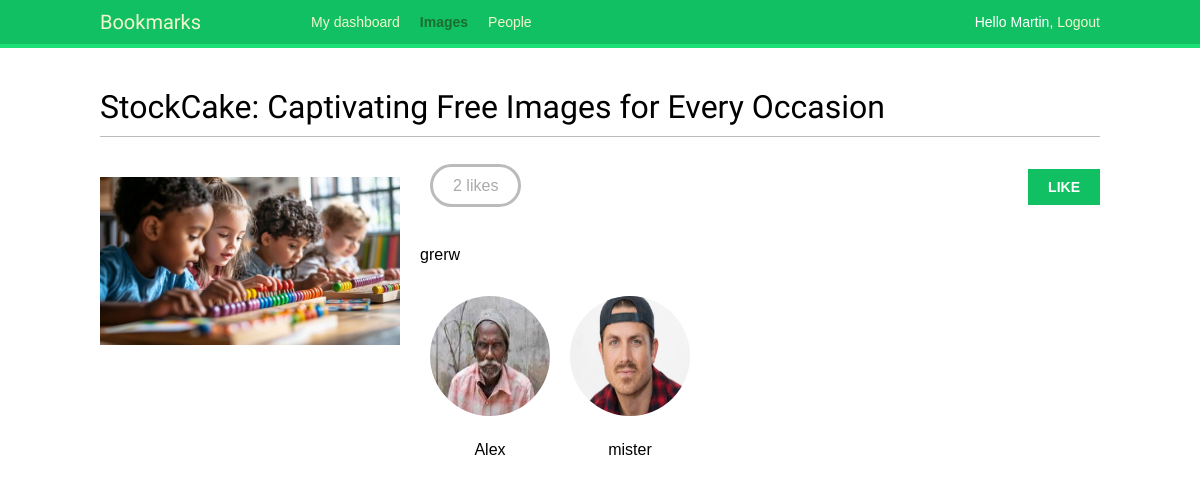
The app's page /images/detail/14/stockcake-captivating-free-images-for-every-occasion/ (signed in) with its own data.
### images/models.py (models this page shows, shortened)
class Image(m.Model):
    user = m.ForeignKey(
        settings.AUTH_USER_MODEL,
        related_name="images_created",
        on_delete=m.CASCADE
    )
    title = m.CharField(max_length=200)
    slug = m.SlugField(max_length=200)
    url = m.URLField(max_length=2000)
    image = m.ImageField(upload_to="images/%Y/%m/%d/")
    description = m.TextField(blank=True)
    created = m.DateField(auto_now_add=True)
    users_like = m.ManyToManyField(settings.AUTH_USER_MODEL,
                                   related_name='images_liked',
                                   blank=True)
    class Meta:
        indexes = [m.Index(fields=["-created"])]
        ordering = ["-created"]

### account/models.py (models this page shows, shortened)
class Profile(models.Model):
    user = models.OneToOneField(settings.AUTH_USER_MODEL, on_delete=models.CASCADE)
    date_of_birth = models.DateField(blank=True, null=True)
    photo = models.ImageField(upload_to="users/%Y/%m/%d/", blank=True)

### images/views.py (the view)
# urls.py: path('detail/<int:id>/<slug:slug>/', views.image_detail, name='detail'),
def image_detail(request, id, slug):
    image = get_object_or_404(Image, id=id, slug=slug)
    return render(request,
                  'images/image/detail.html',
                  {'section': 'images',
                   'image': image})

### images/templates/images/image/detail.html (shortened to what this page needs)
{% extends "base.html" %}
{% block content %}
  <h1>{{ image.title }}</h1>
  {% load thumbnail %}
  <a href="{{ image.image.url }}">
    <img src="{% thumbnail image.image 200x0 %}" class="image-detail" alt="image">
  </a>
  {% with total_likes=image.users_like.count users_like=image.users_like.all %}
    <div class="image-info">
      <div>
        <span class="count">
          <span class="total">{{ total_likes }}</span>
          like{{ total_likes|pluralize }}
        </span>
        <a href="#" data-id="{{ image.id }}" data-action="{% if request.user in users_like %}un{% endif %}like"
        class="like button">
          {% if request.user not in users_like %}
            Like
          {% else %}
            Unlike
          {% endif %}
        </a>
      </div>
      {{ image.description|linebreaks }}
    </div>
    <div class="image-likes">
      {% for user in users_like %}
        <div>
          {% if user.profile.photo %}
            <img src="{{ user.profile.photo.url }}" alt="user photo">
          {% endif %}
          <p>{{ user.first_name }}</p>
        </div>
      {% empty %}
        Nobody likes this image yet.
      {% endfor %}
    </div>
  {% endwith %}
{% endblock content %}

### account/templates/base.html (shortened to what this page needs)
{% load static %}
<!DOCTYPE html>
<html lang="en">
<head>
    <link rel="stylesheet" href="{% static 'css/base1.css' %}">
</head>
<body>
      <div id="header">
        <span class="logo">Bookmarks</span>
        {% if request.user.is_authenticated %}
          <ul class="menu">
            <li {% if section == "dashboard" %}class="selected"{% endif %}>
              <a href="{% url "dashboard" %}">My dashboard</a>
            </li>
            <li {% if section == "images" %}class="selected"{% endif %}>
              <a href="{% url 'images:list'%}">Images</a>
            </li>
            <li {% if section == "people" %}class="selected"{% endif %}>
              <a href="#">People</a>
            </li>
          </ul>
        {% endif %}
        <span class="user">
          {% if request.user.is_authenticated %}
            Hello {{ request.user.first_name|default:request.user.username }},
            <a href="{% url "logout" %}">Logout</a>
          {% else %}
            <a href="{% url "login" %}">Log-in</a>
          {% endif %}
        </span>
      </div>
    <div id="content">
        {% block content %}
        {% endblock %}
    </div>
</body>
</html>

### account/static/css/base1.css (style rules this page uses)
body { margin:0; padding:0; font-family:helvetica, sans-serif; }
p { line-height: 1.8; }
a { color:#12c064; text-decoration:none; }
h1, h2, h3, h4, h5 , h6 { font-family: 'Muli', sans-serif; font-weight:normal; }
h1 { border-bottom:1px solid #bbb; padding:0 0 10px 0; margin:10px 0 20px 0; }
#header { padding:10px 100px; font-size:14px; background:#12c064; color:#fff; border-bottom:4px solid #1cdf78; overflow:auto; }
#header .logo { font-family: 'Muli', sans-serif; float:left; color:#f3f7cc; font-size:20px; margin-right:10%; }
#header ul.menu { list-style:none; float:left; margin:0; padding:0; }
#header ul.menu li { float:left; padding:4px 10px; }
#header ul.menu li.selected a, #header ul.menu li.selected a:hover { color:#1b6d32; font-weight:bold; }
#header a { color:#f3f7cc; }
#header .user { float:right; padding-top:4px; }
#content { padding:30px 100px; }
input[type=submit], a.button { font-weight:bold; background:#12c064; color:#fff; padding:10px 20px; font-size:14px; text-transform:uppercase; }
.image-preview, .image-detail { max-width:300px; float:left; margin:0 20px 20px 0; }
.image-detail { margin-top:20px; }
.image-info div { padding:20px 0; overflow:auto; }
.count { color:#aaa; border:3px solid #bbb; border-radius:26px; padding:10px 20px; margin:20px 10px 0; }
a.like, a.follow { float:right; margin-top:-8px; }
.image-likes div { float:left; width:auto; padding:10px; text-align:center; }
.image-likes img { width:120px; height:120px; border-radius:50%; }

### records on screen
Image: title "StockCake: Captivating Free Images for Every Occasion", image (picture), description "grerw"

### other values on screen
{{ request.user.first_name|default:request.user.username }} "Martin"
{{ total_likes }} "2"
{{ user.first_name }} "Alex"
{{ user.first_name }} "mister"
